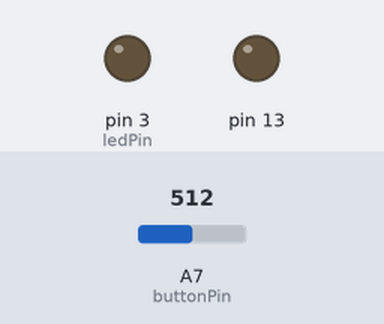
Bench run of a sketch on a simulated Arduino Nano, built with avr-gcc and run on an emulated ATmega328P. Parts: output pins drawn as LEDs (lit = HIGH). The inputs (shaded band) are chosen by the test bench; at power-on: A7 (buttonPin) = 512.

Above: at 1.9 s.
2.0 s: A7 (buttonPin) set to 307
3.5 s: A7 (buttonPin) set to 285
At 8.9 s:
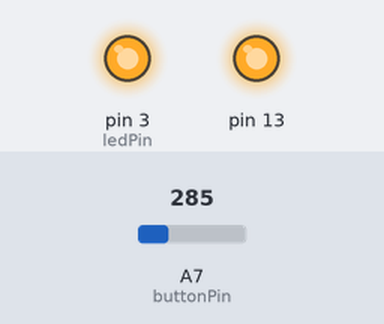
Timing chart, 0 to 10.4 s (numbered marks = the images above; inputs shaded):
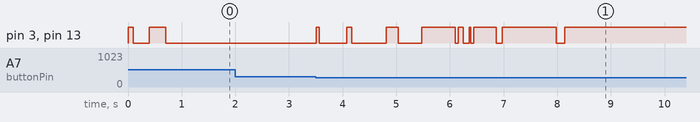

The sketch:

LittleBronco.ino
```cpp
// constants won't change. They're used here to
// set pin numbers:
const int buttonPin = A7;     // the number of the pushbutton pin
const int ledPin =  3;      // the number of the LED pin

// variables will change:
int buttonState = 0;         // variable for reading the pushbutton status

void setup() {
  Serial.begin(9600);
  pinMode(A7, INPUT);
  // initialize the LED pin as an output:
  pinMode(ledPin, OUTPUT);
  pinMode(13, OUTPUT);
  // initialize the pushbutton pin as an input:
  pinMode(buttonPin, INPUT);

  hello();
  //enter();
  //show();
  //leave();
}

void hello(){
  on();
  delay(100);
  off();
  delay(300);
  on();
  delay(300);
  off();
}

void loop() {
  // read the state of the pushbutton value:
  buttonState = analogRead(buttonPin);
  if(buttonState > 300){
    buttonState = HIGH;
  }else{
    buttonState = LOW;
  }
  //Serial.println(analogRead(buttonPin));
  // check if the pushbutton is pressed.
  // if it is, the buttonState is HIGH:
  if (buttonState == LOW) {
    // turn LED on:
    enter();
    show();
    leave();
    //digitalWrite(ledPin, HIGH);
    //digitalWrite(13, HIGH);
    //delay(30000);
    //digitalWrite(ledPin, LOW);
    //digitalWrite(13, LOW);
  } else {
    // turn LED off:
    digitalWrite(ledPin, LOW);
    digitalWrite(13, LOW);
  }
  delay(50);
}

void enter(){
  on();
  delay(60);
  off();
  delay(510);
  on();
  delay(90);
  off();
  delay(650);
  on();
  delay(220);
  off();
  delay(440);
  on();
  delay(620);
  off();
  delay(60);
  on();
  delay(90);
  off();
  delay(110);
  on();
  delay(30);
  off();
  delay(60);
  on();
  delay(420);
  off();
  delay(110);
  on();
  delay(1000);
  off();
  delay(160);
  on();
  delay(1100);
  off();
}
void show(){
  on();
  delay(30000);
  off();
}
void leave(){
  off();
  delay(160);
  on();
  delay(1600);
  off();
  delay(160);
  on();
  delay(800);
  off();
  delay(160);
  on();
  delay(200);
  off();
}

void on(){
  digitalWrite(ledPin, HIGH);
    digitalWrite(13, HIGH);
}
void off(){
  digitalWrite(ledPin, LOW);
    digitalWrite(13, LOW);
}
```

Measured:
- the behaviour switches between 301 and 300 on A7 (buttonPin) (found by bisection; images 0 and 1)
- after the input at 2.0 s, every drawn part: stays the same
